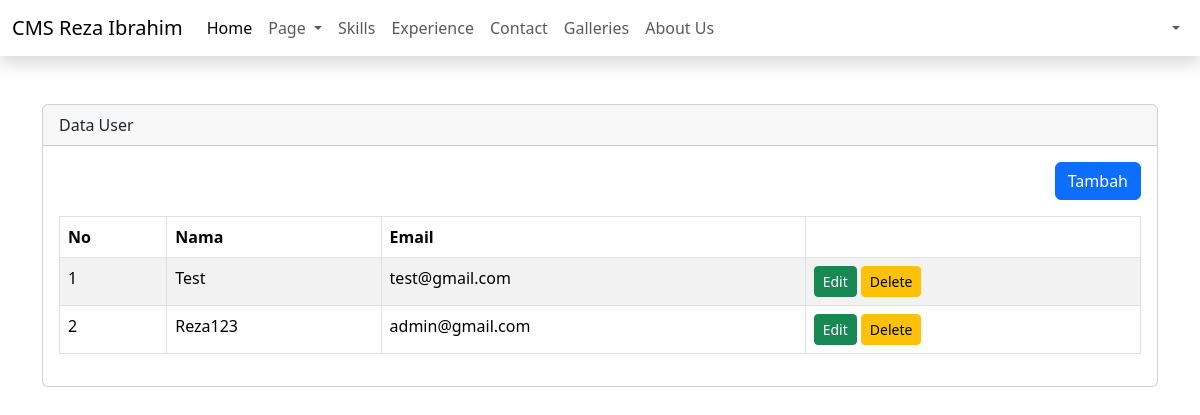
Screenshot of /admin/user.php with the database file from the repository.
### tables this page shows
CREATE TABLE `users` (
  `id` int(11) NOT NULL,
  `id_level` int(11) DEFAULT NULL,
  `name` varchar(50) NOT NULL,
  `email` varchar(50) NOT NULL,
  `password` varchar(100) NOT NULL,
  `created_at` timestamp NOT NULL DEFAULT current_timestamp(),
  `updated_at` timestamp NULL DEFAULT NULL ON UPDATE current_timestamp(),
  `deleted_at` tinyint(4) NOT NULL
);

### admin/user.php (the view, shortened to what this page needs)
<?php
include 'config/koneksi.php';
$query = mysqli_query($config, "SELECT * FROM users WHERE deleted_at = 0 ORDER BY id DESC");
$row = mysqli_fetch_all($query, MYSQLI_ASSOC);
?>
<!DOCTYPE html>
<html lang="en">
<head>
    <link href="https://cdn.jsdelivr.net/npm/bootstrap@5.3.6/dist/css/bootstrap.min.css" rel="stylesheet">
</head>
<body>
    <div class="wrapper">
        <?php include 'inc/header.php'; ?>
        <div class="content mt-5">
            <div class="container">
                <div class="row">
                    <div class="col-sm-12">
                        <div class="card">
                            <div class="card-header">
                                Data User
                            </div>
                            <div class="card-body">
                                <div class="table-responsive">
                                    <div align="right" class="mb-3">
                                        <a href="tambah-user.php?level=<?php echo base64_encode($_SESSION['LEVEL']) ?>" class="btn btn-primary">Tambah</a>
                                    </div>
                                    <table class="table table-bordered table-striped">
                                        <thead>
                                            <tr>
                                                <th>No</th>
                                                <th>Nama</th>
                                                <th>Email</th>
                                                <th></th>
                                            </tr>
                                        </thead>
                                        <tbody>
                                            <?php $i = 1;
                                            foreach ($row as $key => $data): ?>
                                                <tr>
                                                    <td><?= $key + 1 ?></td>
                                                    <td><?= $data['name'] ?></td>
                                                    <td><?= $data['email'] ?></td>
                                                    <td>
                                                        <a href="tambah-user.php?edit=<?php echo $data['id'] ?>&level=<?php echo base64_encode($_SESSION['LEVEL']) ?>" class="btn btn-success btn-sm">Edit</a>
                                                        <a onclick="return confirm('Are you sure??')"
                                                            href="user.php?delete=<?php echo $data['id'] ?>" class="btn btn-warning btn-sm">Delete</a>
                                                    </td>
                                                </tr>
                                            <?php endforeach ?>
                                        </tbody>
                                    </table>
                                </div>
                            </div>
                        </div>
                    </div>
                </div>
            </div>
        </div>
    </div>
</body>
</html>

### rows the page displays
users: name "Test", email "test@gmail.com"
users: name "Reza123", email "admin@gmail.com"
